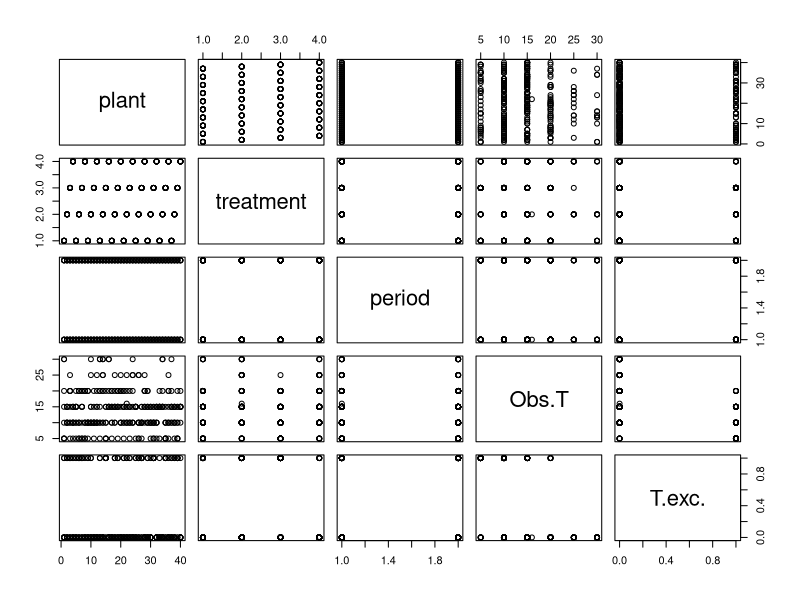
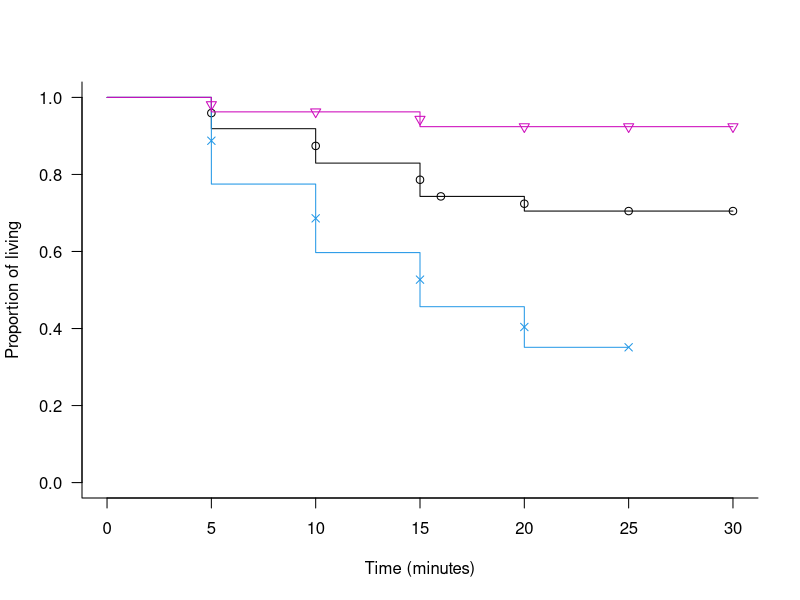

These figures' R source, in order: (Note: this script raises an error after producing the figures.)
#Set the working directory
setwd(dirname(rstudioapi::getActiveDocumentContext()$path))


#Get the data from a TXT file
data<- read.table("Survival.txt",header=T)
attach(data)
summary(data)
plot(data)


#Does the time of observation depend on the treatment?
library(survival)
m.completo = survreg(Surv(Obs.T,T.exc.)~treatment) #Checke README.txt for metadata
m.n = survreg(Surv(Obs.T,T.exc.)~1)
anova(m.n,m.completo,test="Chisq")
#The null model was rejected -> p = 1.933149e-11


#Which treatments differ from one another?
library(car)
#Merge the variables water and amino acids 
treat.1=recode(treatment,"c('water','amino')='wateramino'")
levels(treat.1)

#Run the test again
m1= survreg(Surv(Obs.T,T.exc.)~treatment)
m2 = survreg(Surv(Obs.T,T.exc.)~treat.1)
anova(m1,m2,test="Chisq")
#Cannot merge water with amino -> p = 0.005447493

#Merge the variables amino acids and sucrose 
treat.2=recode(treatment,"c('amino','sucrose')='aminosucrose'")
levels(treat.2)

#Run the test again
m1= survreg(Surv(Obs.T,T.exc.)~treatment)
m3 = survreg(Surv(Obs.T,T.exc.)~treat.2)
anova(m1,m3,test="Chisq")
#These two variables do not differ from one another and so can be merged -> p = 0.5183989

#Merge the variables aminosucrose and sucrose_amino 
treat.3=recode(treatment,"c('amino','sucrose','sucrose_amino')='aminosucrosesacamino'")
levels(treat.3)

#Run the test again
m1= survreg(Surv(Obs.T,T.exc.)~treatment)
m4 = survreg(Surv(Obs.T,T.exc.)~treat.3)
anova(m1,m4,test="Chisq")
#Cannot merge aminosucrose with sucrose_amino -> p = 3.224872e-06

#Based on those tests, water is different from amino and sucrose, which are different from sacamino

#Estimate the P-value 
treat.2=recode(treatment,"c('amino','sucrose')='aminosucrose'")
levels(treat.2)
m3 = survreg(Surv(Obs.T,T.exc.)~treat.2)
m.n = survreg(Surv(Obs.T,T.exc.)~1)
anova(m.n,m3,test="Chisq")
#p= 4.029096e-12
anova(m3)
summary(m3)


#Plot the graph
#Rename the treatments
treat.4=recode(treatment,"c('water')='Water'")
levels(treat.4)

treat.5=recode(treat.4,"c('amino','sucrose')='Amino acids - sucrose'")
levels(treat.5)

treat.6=recode(treat.5,"c('sucrose_amino')='Sucrosese+Amino acids'")
levels(treat.6)

legend = c("Water","Amino acids or sucrose","Sucrose + Amino acids")
legend

#Run the model to be used for plotting
m.full = survfit(Surv(Obs.T,T.exc.)~treat.6)


#Survival plot with raw curves
plot(m.full,mark=c(1,4,6),las=1,col=c(1,4,6),ylab= "Proportion of living", xlab="Time (minutes)",bty="l")

#Estimate alpha and mu
#Calculate the mean time for each group (log), that is, the mean time to death
#calculating alpha
m.full = survreg(Surv(Obs.T,T.exc.)~treat.6)
summary(m.full)

Scale= 0.605

alpha <- 1/m.full$scale
alpha
#1.65404

#mu = exp(parameter obtained in the summary)
#Scale parameter for the construction of the curve of each treatment

#mu_water
mut1 = exp(4.440)
mut1
#84.77494

#mu_amino-sucrose
mut2 = exp(4.440-0.848)
mut2
#36.30662

#mu_sucrose+amino
mut3 = exp(4.440-1.551)
mut3
#17.97533

#TPM1 = water
TPM1 <- mut1*gamma(1+(1/alfa))
TPM1
#75.79214

#TPM2 = amino?cidos-sacarose
TPM2 <- mut2*gamma(1+(1/alfa))
TPM2
#32.45954

#TPM3 = sacarose+amino?cidos
TPM3 <- mut3*gamma(1+(1/alfa))
TPM3
#16.07065


#Survival plot with estimated curves
m.full = survfit(Surv(Obs.T,T.exc.)~treat.6)
plot(m.full,mark=c(1,4),las=1,col=c("white","white"),ylab= "Proportion of termites remaining (log)", xlab="Time (min)",bty="l",family="serif",cex.lab=1.2)

#Curve for water
curve(exp((-mut1^(-alfa))*(x^alfa)),from=0,to=50,xlab="",ylab="Proportion of termites remaining (log)",type="l",lty=1,col="gray70",lwd=2,add=T)

#Curve for amino-sucrose
curve(exp((-mut2^(-alfa))*(x^alfa)),from=0,to=50,xlab="",ylab="Proportion of termites remaining (log)",type="l",lty=2,col="gray40",log="y",lwd=2,add=T)

#Curve for sucrose+amino
curve(exp((-mut3^(-alfa))*(x^alfa)),from=0,to=50,xlab="",ylab="Proportion of termites remaining (log)",type="l",lty=1,col=1,log="y",lwd=2,add=T)


#Plot the mean time 
#Calculating the time where we have 50% mortality, an interpretation of the MU parameter
# log(S) = (-mu^-alfa)*(t^alfa)
# t^alfa = log(S)/((-mu^-alfa))
# t = (log(S)/((-mu^-alfa)))^(1/alfa)

#mean time for water
tmedio1 <- (log(0.5)/((-mut1^-alfa)))^(1/alfa)
tmedio1
abline(h=0.5,lty=2)
abline(v=tmedio1,lty=2,col=1)
points(tmedio1,0.5,pch=16,cex=1,col=1)

#mean time for amino_sacarose
tmedio2 <- (log(0.5)/((-mut2^-alfa)))^(1/alfa)
tmedio2
abline(h=0.5,lty=2)
abline(v=tmedio2,lty=2,col=1,ylim=c(0,0.5))
points(tmedio2,0.5,pch=15,cex=1.5,col="gray40")

#mean time for sucrose+amino?cidos
tmedio3 <- (log(0.5)/((-mut3^-alfa)))^(1/alfa)
tmedio3
abline(h=0.5,lty=2)
abline(v=tmedio3,lty=2,col=1)
points(tmedio3,0.5,pch=16,cex=1.5,col=1)

#Plot the legend
legend("bottomleft",legend=(legend),lty=c(1,2,1),pch=c(NA,15,16),pt.cex=0.8,col=c("gray70","gray40",1),lwd=2,bty="n")

detach(data)

######################################################################################################################
